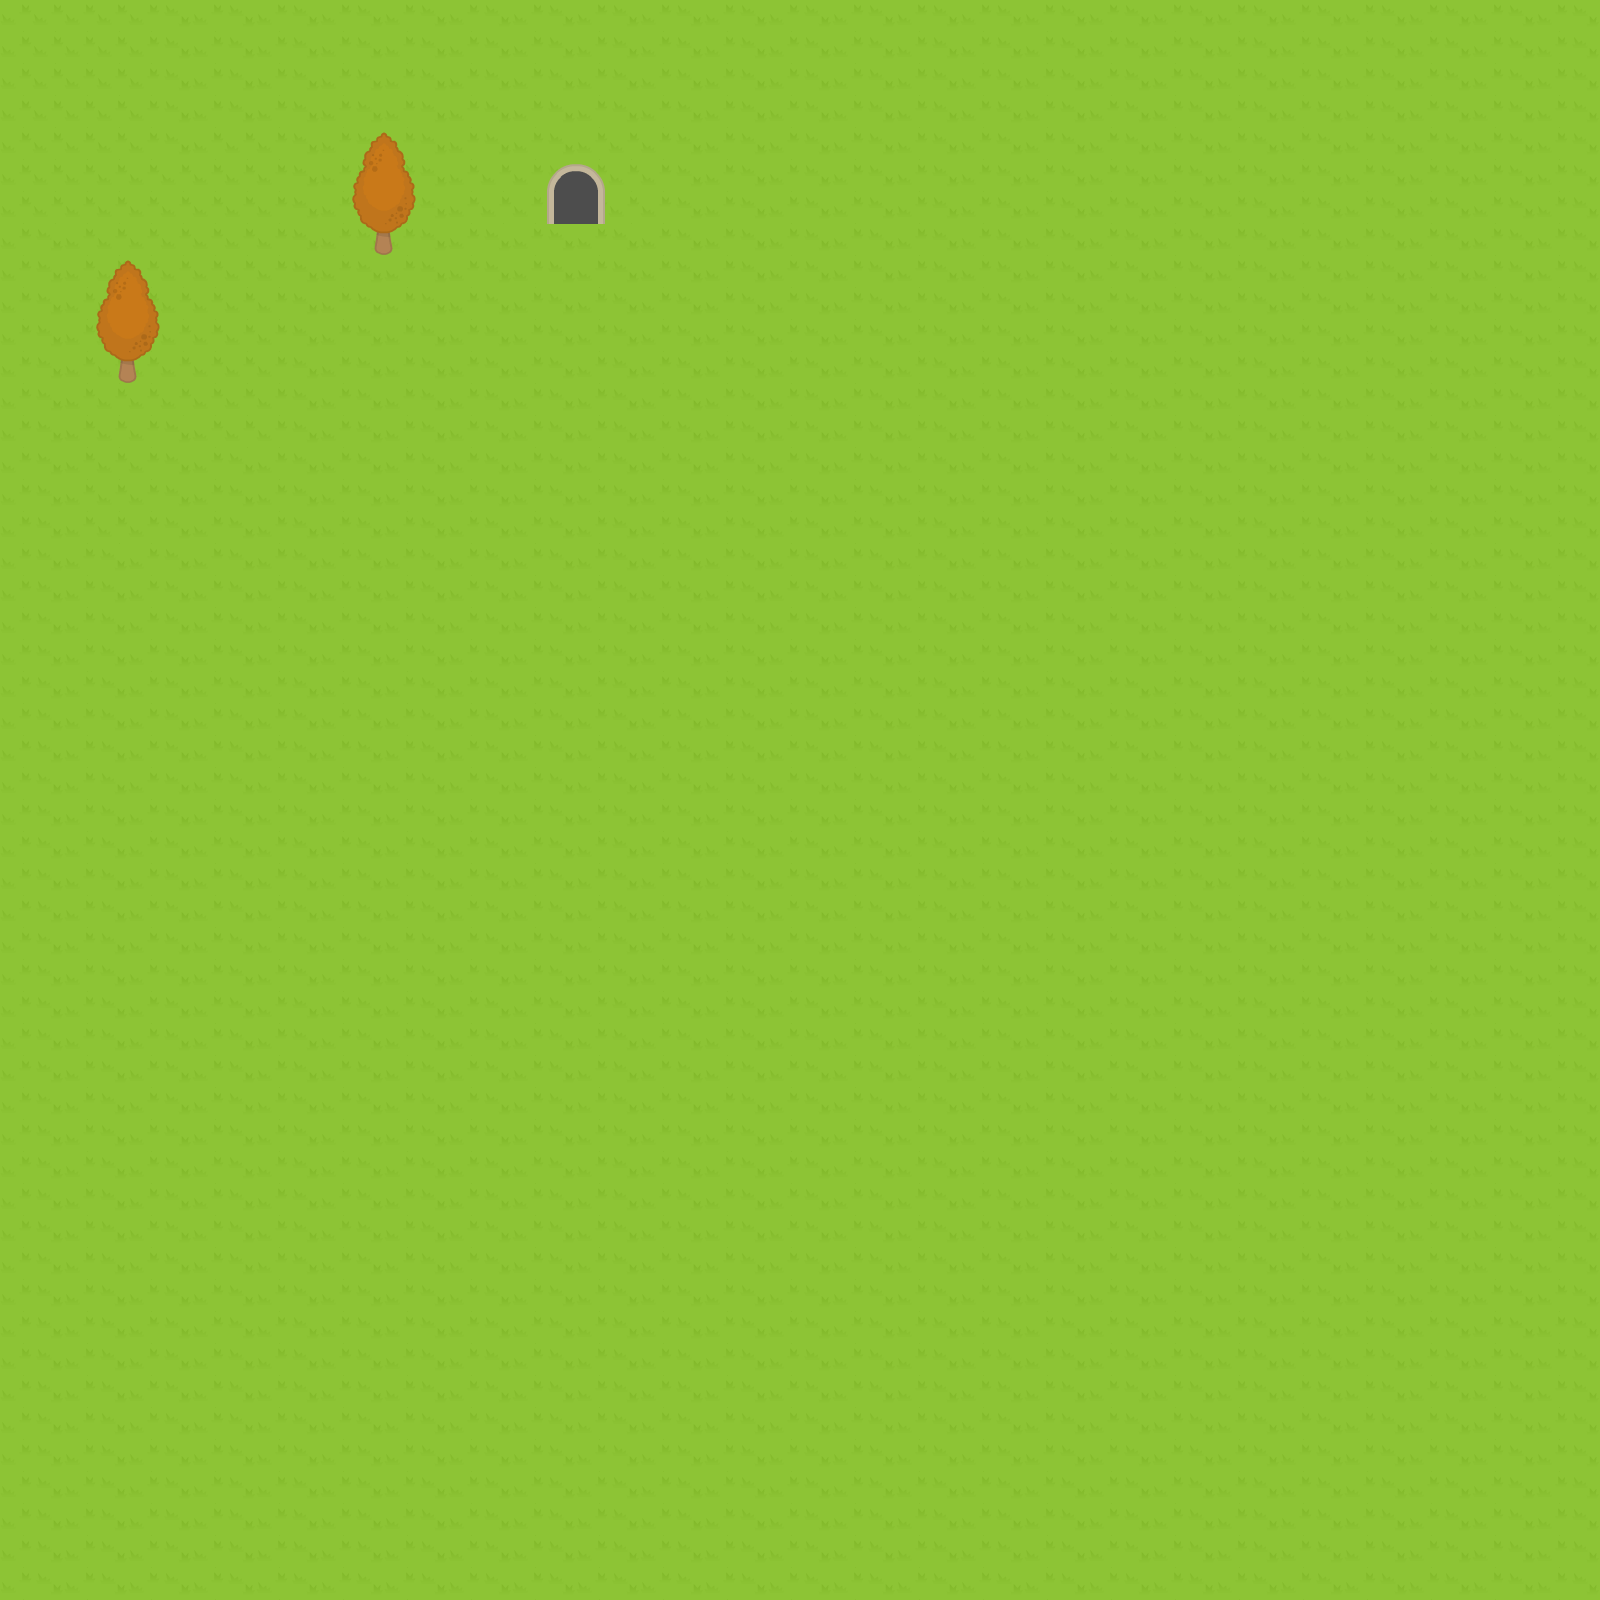

A 2D game scene composited from a Tiled map and its tileset images. What follows is a short description and the map's XML, with each tile layer's data collapsed to a summary:
An orthogonal 50x50 tile map with 32x32 px tiles, 2 tile layers (Background, Midground) and 3 objects.

<map version="1.4" tiledversion="1.4.1" orientation="orthogonal" renderorder="right-down" width="50" height="50" tilewidth="32" tileheight="32" infinite="0" nextlayerid="6" nextobjectid="9">
 <editorsettings>
  <export target="mini.lua" format="lua" />
 </editorsettings>
 <tileset firstgid="1" source="set.tsx" />
 <layer id="1" name="Background" width="50" height="50">
  <properties>
   <property name="testing" value="yup" />
  </properties>
  <data>[2500 cells, 2500 non-empty, 3 distinct tile ids]</data>
 </layer>
 <layer id="2" name="Midground" width="50" height="50">
  <data>[2500 cells, 27 non-empty, 13 distinct tile ids]</data>
 </layer>
 <objectgroup id="3" name="ObjectDraw">
  <properties>
   <property name="collidable" type="bool" value="false" />
  </properties>
  <object id="4" x="134.226" y="261.54">
   <polygon points="0,0 14.5502,15.2777 23.2803,38.9218 25.8266,83.6637 13.8227,93.4851 1.81878,106.217 1.81878,120.403 -17.0965,120.767 -16.0052,99.669 -30.9192,89.8476 -39.2856,69.4773 -39.2856,48.3795 -33.1017,30.9192 -19.279,5.45633 -78.9349,-11.2764 50.1982,-21.0978" />
  </object>
 </objectgroup>
 <objectgroup id="4" name="Doors">
  <object id="6" x="552" y="176" width="40" height="48">
   <properties>
    <property name="Destination" value="inn" />
   </properties>
  </object>
 </objectgroup>
 <objectgroup id="5" name="PlayerSpawn">
  <object id="8" x="272" y="312">
   <point />
  </object>
 </objectgroup>
</map>
